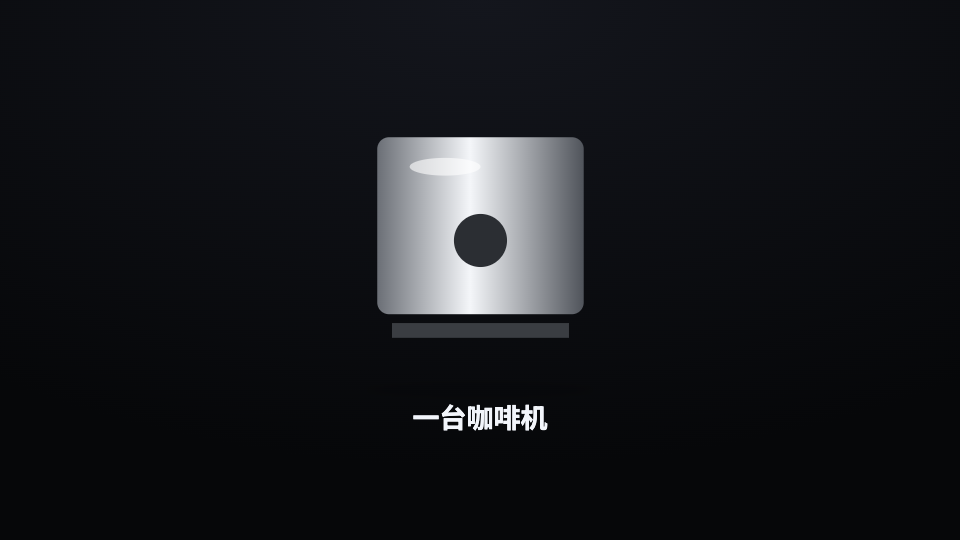
#> input picture references/object-examples/ChromeMachine.png, 960 x 540 px
$ python -i imagefetch.py   (imports and definitions only)
#> lines starting #> are read from the running program, lines starting #| are printed output that depends on the picture
"""The DOCUMENTARY image tier — fetch REAL, license-clean images from Wikimedia Commons.

Distinct from `imagegen.py` (AI broll: generic, no facts, atmosphere only): these are REAL
photographs / maps / diagrams that depict the ACTUAL named subject, with license + attribution
captured, so they can be used as FAITHFUL evidence (a real rail map, a real crowded station, a real
cityscape). The design-director picks this treatment per beat for CONCRETE topics where seeing the
real thing lands the point harder than abstract atmosphere.

Source: Wikimedia Commons (huge, real, CC / Public-Domain, attributable, no API key). We accept only
free/attributable licenses and record the attribution alongside each file, so the deck stays faithful
AND license-clean. Optional `duotone()` maps an image to the deck's ink→paper palette so a real photo
blends with a styled deck ("treated to match").
"""
import os, re, sys, json, time, socket, hashlib, http.client, email.utils
import urllib.error, urllib.request, urllib.parse

_API = "https://commons.wikimedia.org/w/api.php"
# a descriptive UA is required by the Wikimedia API etiquette
_UA = "topic-to-video-skill/1.0 (github.com/addsumtech/topic-to-video; documentary image tier)"
# licenses we accept: public-domain or FREE/attributable Creative-Commons. Reject non-free / fair-use
# AND the non-free CC variants: NonCommercial (-nc) and NoDerivatives (-nd) — a deck reuses + often
# DUOTONE-treats (derives) the image commercially-ish, so BY-NC / BY-ND are not safe. _BAD is checked
# FIRST (wins), so "cc by-nc-sa 4.0" matches "-nc" and is rejected even though it contains "cc by".
_OK_LICENSE = ("public domain", "pdm", "cc0", "cc by", "cc-by", "no restrictions", "attribution")
# "-nc"/"-nd" are safe hyphenated substrings — they occur only in the NC/ND CC variants, never in a free
# short-name (CC0 / CC BY / CC BY-SA / Public domain). A leading-space form would risk matching words.
_BAD_LICENSE = ("non-free", "fair use", "fair-use", "copyright", "all rights",
                "noncommercial", "non-commercial", "-nc", "noderiv", "-nd")


# A FAILED REQUEST IS NOT AN EMPTY RESULT. Commons rate-limits a burst of searches with HTTP 429, and
# `fetch()` used to swallow that (and every 5xx, timeout and dropped connection) and return None, which its
# callers read as "nothing license-clean exists" — so a documentary beat was degraded to atmosphere because
# the network was busy for a few seconds. A transient failure is now retried with backoff, honouring the
# server's Retry-After; one that persists raises FetchError, which says what failed and that it is not a
# search result. None keeps exactly one meaning: Commons answered and nothing usable was in the answer.
_RETRIES = 3                  # after the first try — four attempts in all
_BACKOFF_S = 1.5              # the first wait; it doubles on each retry (1.5, 3, 6 seconds)
_RETRY_AFTER_CAP_S = 30.0     # a server's Retry-After is honoured up to this many seconds per wait
_TRANSIENT_HTTP = (429, 500, 502, 503, 504)
_sleep = time.sleep           # a module attribute so a test can record the waits instead of sleeping them


class FetchError(RuntimeError):
    """A Commons request that failed — rate-limited, a server error, the network — rather than answered.

    `kind` is 'rate-limit', 'server', 'network' or 'error'. It is never a finding about the images that
    exist: the message says so, and says to run it again."""

    def __init__(self, message, kind="error"):
        super().__init__(message)
        self.kind = kind


# [69 lines left out: functions _transient, _kind, _describe, _wait_for, _failure, _get, not called in this run]


def _strip_html(s):
    return re.sub(r"<[^>]+>", "", s or "").strip()


# [5 lines left out: function _license_ok, not called in this run]


def _http_json(params, timeout=30, api=None):
    url = (api or _API) + "?" + urllib.parse.urlencode(params)
    return json.loads(_get(url, timeout, "the Commons API request"))


# [123 lines left out: functions resolve_concept, search, _download, fetch, attribution_line, not called in this run]


def duotone(in_path, out_path, shadow=(22, 20, 18), highlight=(245, 242, 234), mid=None):
    """Map an image to a two-tone ramp (shadows→`shadow`, highlights→`highlight`) so a real photo/map
    blends with a styled deck — the 'treated to match' look. Defaults map to a dark-ink→warm-paper
    ramp (cartographic/editorial). Pass a `mid` accent tone for a tri-tone warm map. Needs PIL."""
#> called with out_path = 'out.png', shadow = (22, 20, 18), highlight = (245, 242, 234)
    from PIL import Image
    g = Image.open(in_path).convert("L")

    def ramp(ch):
        if mid is None:
            return [round(shadow[ch] + (highlight[ch] - shadow[ch]) * (i / 255)) for i in range(256)]
        # shadow -> mid (0..0.5) -> highlight (0.5..1) for a warmer, less flat map
        out = []
        for i in range(256):
            t = i / 255
            if t < 0.5:
                v = shadow[ch] + (mid[ch] - shadow[ch]) * (t / 0.5)
            else:
                v = mid[ch] + (highlight[ch] - mid[ch]) * ((t - 0.5) / 0.5)
            out.append(round(v))
        return out

    img = Image.merge("RGB", [g.point(ramp(ch)) for ch in range(3)])
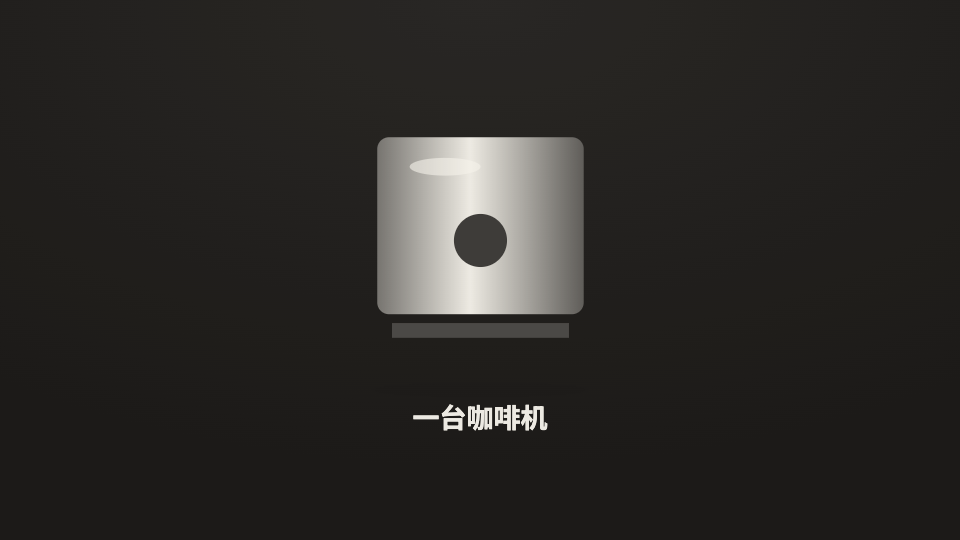
#> img: PIL image 960x540 RGB; mean R, G, B 42.3, 40.3, 37.7
    img.save(out_path)
    return out_path


def _hex_rgb(h):
    h = h.lstrip("#")
    return tuple(int(h[i:i + 2], 16) for i in (0, 2, 4))


# [24 lines left out: function main, not called in this run]


# [2 lines not run here, left out]

>>> result = duotone('../references/object-examples/ChromeMachine.png', 'out.png')
